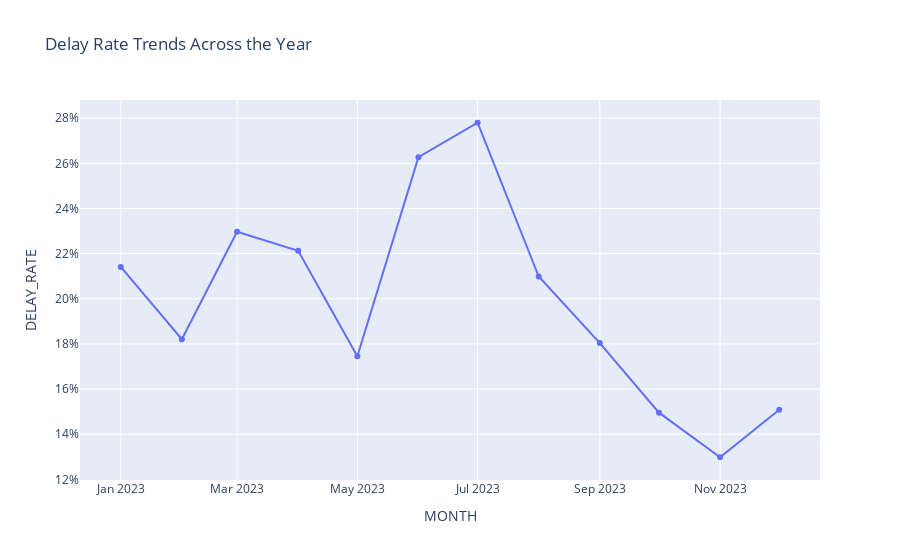

The code cell stored with this chart in its notebook:
### Code cell
fig = px.line(
    kpi_by_month.sort_values("MONTH"),
    x = "MONTH",
    y = "DELAY_RATE",
    markers = True,
    title = "Delay Rate Trends Across the Year"
)
fig.update_yaxes(tickformat=".0%")
fig.show()

### Figure 1 — Plotly figure (JSON) as saved in the notebook; plotly's stock layout.template omitted (floating-point values rounded to 4 significant figures)
{"data": [{"hovertemplate": "MONTH=%{x}<br>DELAY_RATE=%{y}<extra></extra>", "legendgroup": "", "line": {"color": "#636efa", "dash": "solid"}, "marker": {"symbol": "circle"}, "mode": "lines+markers", "name": "", "orientation": "v", "showlegend": false, "type": "scatter", "x": ["2023-01-01T00:00:00", "2023-02-01T00:00:00", "2023-03-01T00:00:00", "2023-04-01T00:00:00", "2023-05-01T00:00:00", "2023-06-01T00:00:00", "2023-07-01T00:00:00", "2023-08-01T00:00:00", "2023-09-01T00:00:00", "2023-10-01T00:00:00", "2023-11-01T00:00:00", "2023-12-01T00:00:00"], "xaxis": "x", "y": [0.2141, 0.1821, 0.2297, 0.2213, 0.1746, 0.2627, 0.278, 0.2099, 0.1804, 0.1495, 0.1298, 0.1508], "yaxis": "y"}], "layout": {"legend": {"tracegroupgap": 0}, "title": {"text": "Delay Rate Trends Across the Year"}, "xaxis": {"anchor": "y", "domain": [0, 1], "title": {"text": "MONTH"}}, "yaxis": {"anchor": "x", "domain": [0, 1], "tickformat": ".0%", "title": {"text": "DELAY_RATE"}}}}
